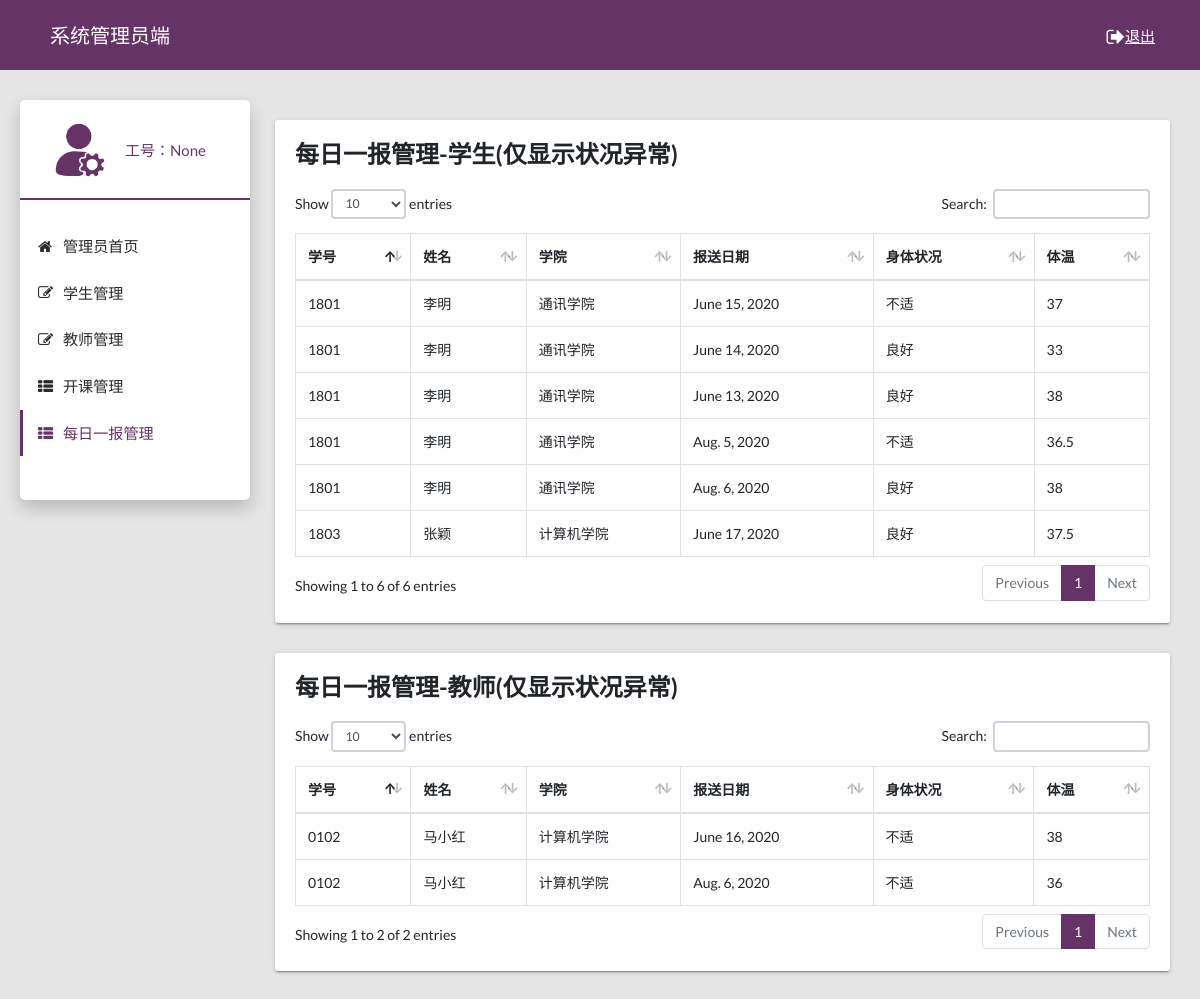
/admin_daily_post/, run on the app's committed database.
### system/models.py (models this page shows)
class stu_status(models.Model):
  xh = models.ForeignKey(to = student, on_delete=models.CASCADE)
  xm = models.CharField(max_length=20)
  yxh = models.ForeignKey(to=department, on_delete=models.CASCADE)
  bsrq = models.DateField(max_length=12)
  zk = models.CharField(max_length=10)
  tw = models.CharField(max_length=5)

class tea_status(models.Model):
  gh = models.ForeignKey(to = teacher, on_delete=models.CASCADE)
  xm = models.CharField(max_length=20)
  yxh = models.ForeignKey(to=department, on_delete=models.CASCADE)
  bsrq = models.DateField(max_length=12)
  zk = models.CharField(max_length=10)
  tw = models.CharField(max_length=5)

### system/views.py (the view)
# urls.py: path('admin_daily_post/', views.admin_daily_post),
def admin_daily_post(request):
    gh = request.session.get('number')
    admin_info = models.admin.objects.filter(gh=gh)
    cursor = connection.cursor()
    cursor.execute("select distinct xh_id,xm,mc,bsrq,zk,tw "
                   "from system_stu_status,system_department "
                   "where (system_department.yxh=system_stu_status.yxh_id) "
                   "and (zk = '不适' or cast(tw as float) > 37 or cast(tw as float) < 35)")
    select_users = cursor.fetchall()
    all_student = []
    for item in select_users:
      temp = dict()
      temp['xh'] = item[0]
      temp['xm'] = item[1]
      temp['mc'] = item[2]
      temp['bsrq'] = item[3]
      temp['zk'] = item[4]
      temp['tw'] = item[5]
      all_student.append(temp)
    print (all_student)
    cursor.execute("select distinct gh_id,xm,mc,bsrq,zk,tw "
                   "from system_tea_status,system_department "
                   "where (system_department.yxh=system_tea_status.yxh_id) "
                   "and (zk = '不适' or cast(tw as float) > 37 or cast(tw as float) < 35)")
    select_users = cursor.fetchall()
    all_teacher = []
    for item in select_users:
      temp = dict()
      temp['gh'] = item[0]
      temp['xm'] = item[1]
      temp['mc'] = item[2]
      temp['bsrq'] = item[3]
      temp['zk'] = item[4]
      temp['tw'] = item[5]
      all_teacher.append(temp)
    print (all_teacher)
    return render(request,'admin_daily_post.html',context={'gh':gh,'all_student':all_student,'all_teacher':all_teacher})

### system/templates/admin_daily_post.html (shortened to what this page needs)
<!DOCTYPE html>
{% load static %}
<html lang="en">
  <head>
    <link rel="stylesheet" type="text/css" href="{% static "css/main.css" %}">
    <link rel="stylesheet" type="text/css" href="https://maxcdn.bootstrapcdn.com/font-awesome/4.7.0/css/font-awesome.min.css">
  </head>
  <body class="app sidebar-mini" style="background-color: #E5E5E5">
    <header class="app-header">
        <p class="nav-title">系统管理员端<a class="logout" href="/logout/"><i class="fa fa-sign-out fa-lg"></i>退出</a></p>
    </header>
    <aside class="app-sidebar">
      <div class="app-sidebar__user">
        <img style="height:60px;margin-right:15px;" src="{% static "images/guanliyuan.png" %}" alt="User Image">
        <div>
          <p class="app-sidebar__user-designation">工号：{{gh}}</p>
        </div>
      </div>
        <div class="divider"></div>
           <ul class="app-menu">
               <li><a class="app-menu__item" href="/admin_index/"><i class="app-menu__icon fa fa-home"></i><span class="app-menu__label">管理员首页</span></a></li>
               <li><a class="app-menu__item" href="/admin_edit_student/"><i class="app-menu__icon fa fa-edit"></i><span class="app-menu__label">学生管理</span></a></li>
               <li><a class="app-menu__item " href="/admin_edit_teacher/"><i class="app-menu__icon fa fa-edit"></i><span class="app-menu__label">教师管理</span></a></li>
               <li><a class="app-menu__item" href="/admin_edit_course/"><i class="app-menu__icon fa fa-th-list"></i><span class="app-menu__label">开课管理</span></a></li>
               <li><a class="app-menu__item active" href="/admin_daily_post/"><i class="app-menu__icon fa fa-th-list"></i><span class="app-menu__label">每日一报管理</span></a></li>
           </ul>
    </aside>
    <main class="app-content">
        <div class="col-md-12">
          <div class="tile">
            <h3 class="tile-title">每日一报管理-学生(仅显示状况异常)</h3>
            <div class="tile-body">
              <div class="table-responsive">
                <table class="table table-hover table-bordered" id="sampleTable1">
                  <thead>
                    <tr>
                      <th>学号</th>
                      <th>姓名</th>
                        <th>学院</th>
                      <th>报送日期</th>
                      <th>身体状况</th>
                      <th>体温</th>
                    </tr>
                  </thead>
                  <tbody>
                    {% for item in all_student %}
                    <tr>
                      <td>{{item.xh}}</td>
                      <td>{{item.xm}}</td>
                      <td>{{item.mc}}</td>
                      <td>{{item.bsrq}}</td>
                      <td>{{item.zk}}</td>
                      <td>{{item.tw}}</td>
                    </tr>
                    {% endfor %}
                  </tbody>
                </table>
              </div>
            </div>
          </div>
        </div>
        <div class="col-md-12">
          <div class="tile">
            <h3 class="tile-title">每日一报管理-教师(仅显示状况异常)</h3>
            <div class="tile-body">
              <div class="table-responsive">
                <table class="table table-hover table-bordered" id="sampleTable2">
                  <thead>
                    <tr>
                      <th>学号</th>
                      <th>姓名</th>
                        <th>学院</th>
                      <th>报送日期</th>
                      <th>身体状况</th>
                      <th>体温</th>
                    </tr>
                  </thead>
                  <tbody>
                    {% for item in all_teacher %}
                    <tr>
                      <td>{{item.gh}}</td>
                      <td>{{item.xm}}</td>
                        <td>{{item.mc}}</td>
                      <td>{{item.bsrq}}</td>
                      <td>{{item.zk}}</td>
                      <td>{{item.tw}}</td>
                    </tr>
                    {% endfor %}
                  </tbody>
                </table>
              </div>
            </div>
          </div>
        </div>
    </main>
  </body>
</html>

### data on the page
stu_status: xh "1801", xm "李明", mc "通讯学院", bsrq "June 15, 2020", zk "不适", tw "37"
stu_status: xh "1801", xm "李明", mc "通讯学院", bsrq "June 14, 2020", zk "良好", tw "33"
stu_status: xh "1801", xm "李明", mc "通讯学院", bsrq "June 13, 2020", zk "良好", tw "38"
stu_status: xh "1801", xm "李明", mc "通讯学院", bsrq "Aug. 5, 2020", zk "不适", tw "36.5"
stu_status: xh "1801", xm "李明", mc "通讯学院", bsrq "Aug. 6, 2020", zk "良好", tw "38"
stu_status: xh "1803", xm "张颖", mc "计算机学院", bsrq "June 17, 2020", zk "良好", tw "37.5"
tea_status: gh "0102", xm "马小红", mc "计算机学院", bsrq "June 16, 2020", zk "不适", tw "38"
tea_status: gh "0102", xm "马小红", mc "计算机学院", bsrq "Aug. 6, 2020", zk "不适", tw "36"

### other printed values
{{ gh }} "None"
